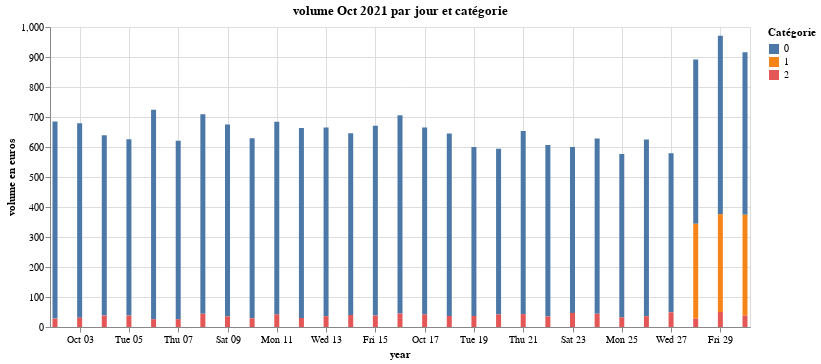

Source (notebook cell):
### Markdown cell above
#### Zoom sur le chiffre d'affaire journalier du mois d'octobre 2021

### Code cell
debut_date = '2021-10-01'
fin_date = '2021-10-31'
df10 = final_file.query('dates > @debut_date and dates < @fin_date')
nb_vent_octobre_2021 = df10.groupby(['dates', 'categ'], as_index=False)[
    'session_id'].count()

alt.Chart(nb_vent_octobre_2021).mark_bar().encode(
    x=alt.X('dates', axis=alt.Axis(title='year')),
    y=alt.Y('session_id', axis=alt.Axis(title='volume en euros')),
    color=alt.Color('categ:N', title='Catégorie')
).properties(title="volume Oct 2021 par jour et catégorie", width=700)

### Figure 1 — Vega-Lite specification as saved in the notebook (floating-point values rounded to 4 significant figures)
{"config": {"view": {"continuousWidth": 400, "continuousHeight": 300}}, "data": {"name": "data-3fa30302bd9222f92fa2f2813805ffa8"}, "mark": "bar", "encoding": {"color": {"field": "categ", "title": "Catégorie", "type": "nominal"}, "x": {"axis": {"title": "year"}, "field": "dates", "type": "temporal"}, "y": {"axis": {"title": "volume en euros"}, "field": "session_id", "type": "quantitative"}}, "title": "volume Oct 2021 par jour et catégorie", "width": 700, "$schema": "https://vega.github.io/schema/vega-lite/v4.17.0.json", "datasets": {"data-3fa30302bd9222f92fa2f2813805ffa8": [{"dates": "2021-10-02T00:00:00", "categ": 0, "session_id": 657}, {"dates": "2021-10-02T00:00:00", "categ": 2, "session_id": 28}, {"dates": "2021-10-03T00:00:00", "categ": 0, "session_id": 648}, {"dates": "2021-10-03T00:00:00", "categ": 2, "session_id": 31}, {"dates": "2021-10-04T00:00:00", "categ": 0, "session_id": 601}, {"dates": "2021-10-04T00:00:00", "categ": 2, "session_id": 38}, {"dates": "2021-10-05T00:00:00", "categ": 0, "session_id": 588}, {"dates": "2021-10-05T00:00:00", "categ": 2, "session_id": 38}, {"dates": "2021-10-06T00:00:00", "categ": 0, "session_id": 698}, {"dates": "2021-10-06T00:00:00", "categ": 2, "session_id": 26}, {"dates": "2021-10-07T00:00:00", "categ": 0, "session_id": 595}, {"dates": "2021-10-07T00:00:00", "categ": 2, "session_id": 26}, {"dates": "2021-10-08T00:00:00", "categ": 0, "session_id": 665}, {"dates": "2021-10-08T00:00:00", "categ": 2, "session_id": 44}, {"dates": "2021-10-09T00:00:00", "categ": 0, "session_id": 640}, {"dates": "2021-10-09T00:00:00", "categ": 2, "session_id": 35}, {"dates": "2021-10-10T00:00:00", "categ": 0, "session_id": 600}, {"dates": "2021-10-10T00:00:00", "categ": 2, "session_id": 29}, {"dates": "2021-10-11T00:00:00", "categ": 0, "session_id": 642}, {"dates": "2021-10-11T00:00:00", "categ": 2, "session_id": 42}, {"dates": "2021-10-12T00:00:00", "categ": 0, "session_id": 633}, {"dates": "2021-10-12T00:00:00", "categ": 2, "session_id": 30}, {"dates": "2021-10-13T00:00:00", "categ": 0, "session_id": 629}, {"dates": "2021-10-13T00:00:00", "categ": 2, "session_id": 36}, {"dates": "2021-10-14T00:00:00", "categ": 0, "session_id": 606}, {"dates": "2021-10-14T00:00:00", "categ": 2, "session_id": 40}, {"dates": "2021-10-15T00:00:00", "categ": 0, "session_id": 633}, {"dates": "2021-10-15T00:00:00", "categ": 2, "session_id": 38}, {"dates": "2021-10-16T00:00:00", "categ": 0, "session_id": 661}, {"dates": "2021-10-16T00:00:00", "categ": 2, "session_id": 45}, {"dates": "2021-10-17T00:00:00", "categ": 0, "session_id": 623}, {"dates": "2021-10-17T00:00:00", "categ": 2, "session_id": 42}, {"dates": "2021-10-18T00:00:00", "categ": 0, "session_id": 608}, {"dates": "2021-10-18T00:00:00", "categ": 2, "session_id": 37}, {"dates": "2021-10-19T00:00:00", "categ": 0, "session_id": 563}, {"dates": "2021-10-19T00:00:00", "categ": 2, "session_id": 37}, {"dates": "2021-10-20T00:00:00", "categ": 0, "session_id": 552}, {"dates": "2021-10-20T00:00:00", "categ": 2, "session_id": 42}, {"dates": "2021-10-21T00:00:00", "categ": 0, "session_id": 610}, {"dates": "2021-10-21T00:00:00", "categ": 2, "session_id": 43}, {"dates": "2021-10-22T00:00:00", "categ": 0, "session_id": 572}, {"dates": "2021-10-22T00:00:00", "categ": 2, "session_id": 35}, {"dates": "2021-10-23T00:00:00", "categ": 0, "session_id": 553}, {"dates": "2021-10-23T00:00:00", "categ": 2, "session_id": 47}, {"dates": "2021-10-24T00:00:00", "categ": 0, "session_id": 584}, {"dates": "2021-10-24T00:00:00", "categ": 2, "session_id": 44}, {"dates": "2021-10-25T00:00:00", "categ": 0, "session_id": 545}, {"dates": "2021-10-25T00:00:00", "categ": 2, "session_id": 32}, {"dates": "2021-10-26T00:00:00", "categ": 0, "session_id": 589}, {"dates": "2021-10-26T00:00:00", "categ": 2, "session_id": 36}, {"dates": "2021-10-27T00:00:00", "categ": 0, "session_id": 530}, {"dates": "2021-10-27T00:00:00", "categ": 2, "session_id": 49}, {"dates": "2021-10-28T00:00:00", "categ": 0, "session_id": 548}, {"dates": "2021-10-28T00:00:00", "categ": 1, "session_id": 316}, {"dates": "2021-10-28T00:00:00", "categ": 2, "session_id": 28}, {"dates": "2021-10-29T00:00:00", "categ": 0, "session_id": 595}, {"dates": "2021-10-29T00:00:00", "categ": 1, "session_id": 326}, {"dates": "2021-10-29T00:00:00", "categ": 2, "session_id": 50}, {"dates": "2021-10-30T00:00:00", "categ": 0, "session_id": 542}, {"dates": "2021-10-30T00:00:00", "categ": 1, "session_id": 336}, {"dates": "2021-10-30T00:00:00", "categ": 2, "session_id": 38}]}}
